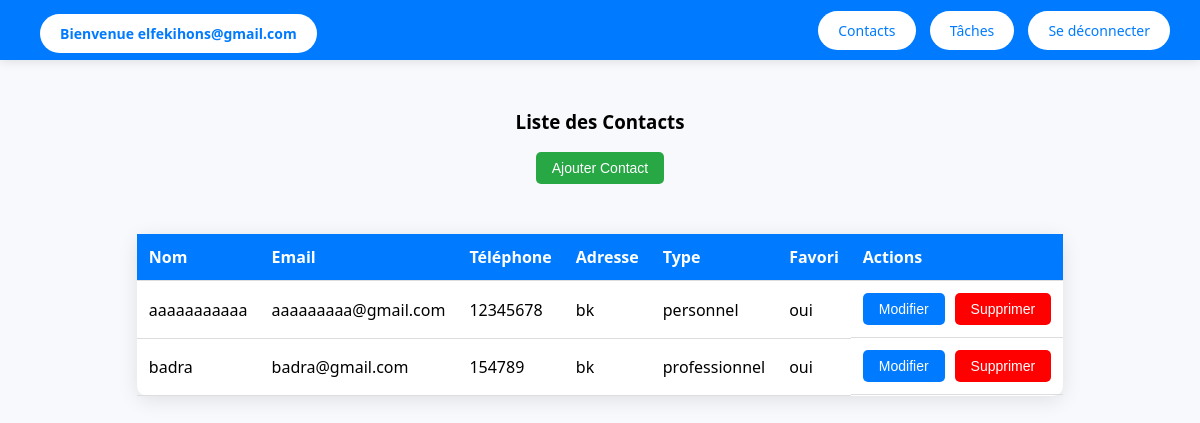
The page /contacts (signed in) on the database as committed earlier.
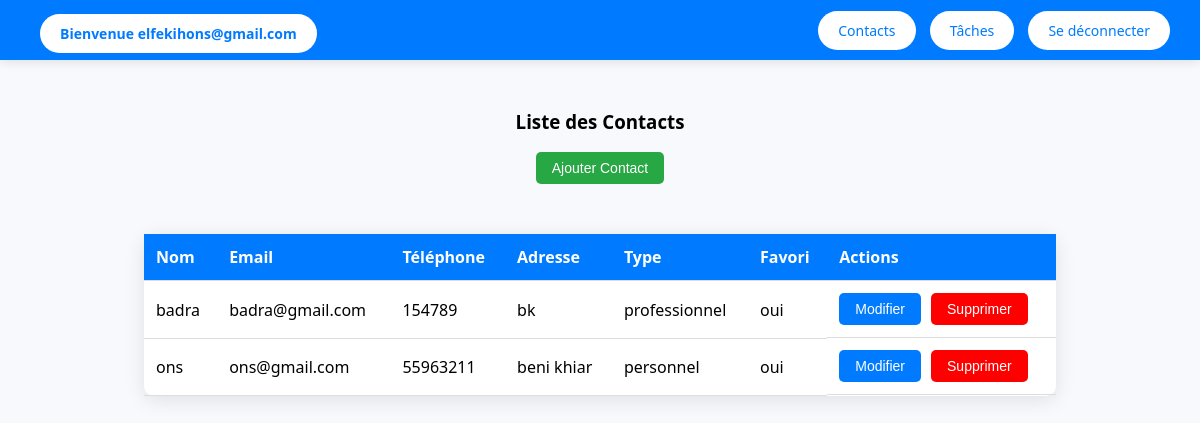
The same page on the database as committed later.
### tables this page shows
CREATE TABLE contacts (
    idContact INTEGER PRIMARY KEY AUTOINCREMENT,
    nom TEXT NOT NULL,
    telephone TEXT NOT NULL ,
    email TEXT ,
    adresse TEXT,
    type TEXT CHECK(type IN ('professionnel', 'personnel')),
    favori BOOLEAN DEFAULT 0,
    idUtilisateur INTEGER,
    FOREIGN KEY (idUtilisateur) REFERENCES utilisateurs(idUtilisateur)
);

### app.py (the view)
@app.route("/contacts")
def contacts():
    if "utilisateur_id" not in session:
        return redirect("/login")
    utilisateur_id = session["utilisateur_id"]
    conn = get_db_connection()
    contacts = conn.execute(
        "SELECT * FROM contacts WHERE idUtilisateur = ?",
        (utilisateur_id,)
    ).fetchall()
    nb_personnels = conn.execute(
        "SELECT COUNT(*) FROM contacts WHERE idUtilisateur = ? AND type = 'personnel'",
        (utilisateur_id,)
    ).fetchone()[0]
    nb_professionnels = conn.execute(
        "SELECT COUNT(*) FROM contacts WHERE idUtilisateur = ? AND type = 'professionnel'",
        (utilisateur_id,)
    ).fetchone()[0]
    conn.close()
    return render_template(
        "contacts.html",
        email=session["email"],
        contacts=contacts,
        nb_contacts_personnels=nb_personnels,
        nb_contacts_professionnels=nb_professionnels,
        nb_contacts_total=nb_personnels + nb_professionnels
    )

### app.py (called while the page is built)
def get_db_connection():
    conn = sqlite3.connect("carnet_contactsN.db")
    conn.row_factory = sqlite3.Row
    return conn

### templates/contacts.html (shortened to what this page needs)
<!DOCTYPE html>
<html lang="fr">
<head>
</head>
<body>
    <div class="navbar">
        <h2><a href="/dashboard">Bienvenue {{ email }}</a></h2>
        <div>
            <a href="/contacts">Contacts</a>
            <a href="/taches">Tâches</a>
            <a href="/logout">Se déconnecter</a>
        </div>
    </div>
    <div class="main-content">
        <h3>Liste des Contacts</h3>
        <button class="btn add-contact-btn" id="addContactBtn">Ajouter Contact</button>
        <table>
            <thead>
                <tr>
                    <th>Nom</th>
                    <th>Email</th>
                    <th>Téléphone</th>
                    <th>Adresse</th>
                    <th>Type</th>
                    <th>Favori</th>
                    <th>Actions</th>
                </tr>
            </thead>
            <tbody>
                {% for contact in contacts %}
                    <tr>
                        <td>{{ contact.nom }}</td>
                        <td>{{ contact.email }}</td>
                        <td>{{ contact.telephone }}</td>
                        <td>{{ contact.adresse }}</td>
                        <td>{{ contact.type }}</td>
                        <td>{{ contact.favori }}</td>
                        <td class="action-buttons">
                            <button class="btn" onclick="ouvrirFormulaireModification('{{ contact.idContact }}', '{{ contact.nom }}', '{{ contact.email }}', '{{ contact.telephone }}', '{{ contact.adresse }}', '{{ contact.type }}', '{{ contact.favori }}')">Modifier</button>
                          <button class="btn btn-danger" onclick="confirmerSuppression('{{ contact.idContact }}', '{{ contact.nom }}')">Supprimer</button>
                        </td>
                    </tr>
                {% endfor %}
            </tbody>
        </table>
    </div>
</body>
</html>

### templates/contacts.html (style rules this page uses)
body { margin: 0; font-family: 'Segoe UI', Tahoma, Geneva, Verdana, sans-serif; background-color: #f7f9fc; display: flex; height: 100vh; flex-direction: column; }
a { text-decoration: none; }
.navbar { background-color: #007bff; color: white; padding: 15px 30px; display: flex; justify-content: space-between; align-items: center; box-shadow: 0 2px 10px rgba(0, 0, 0, 0.1); }
.navbar h2 { margin: 0; font-size: 22px; }
.navbar a { background-color: #ffffff; color: #007bff; padding: 10px 20px; border-radius: 25px; transition: background-color 0.3s ease; font-size: 14px; margin-left: 10px; }
.main-content { padding: 30px; flex-grow: 1; display: flex; flex-direction: column; align-items: center; }
table { width: 80%; border-collapse: collapse; margin-top: 30px; background-color: white; border-radius: 10px; box-shadow: 0 4px 20px rgba(0, 0, 0, 0.1); }
th, td { padding: 12px; text-align: left; border-bottom: 1px solid #ddd; }
th { background-color: #007bff; color: white; }
.action-buttons { display: flex; gap: 10px; }
.btn { background-color: #007bff; color: white; padding: 8px 16px; border-radius: 5px; text-align: center; cursor: pointer; font-size: 14px; border: none; transition: background-color 0.3s ease; }
.btn.btn-danger { background-color: red; }
.add-contact-btn { background-color: #28a745; margin-bottom: 20px; }

Rows that differ between the two databases and show on the page:
removed contacts: nom "aaaaaaaaaaa", email "aaaaaaaaa@gmail.com", telephone "12345678", adresse "bk", type "personnel", favori "oui"
added contacts: nom "ons", email "ons@gmail.com", telephone "55963211", adresse "beni khiar", type "personnel", favori "oui"
